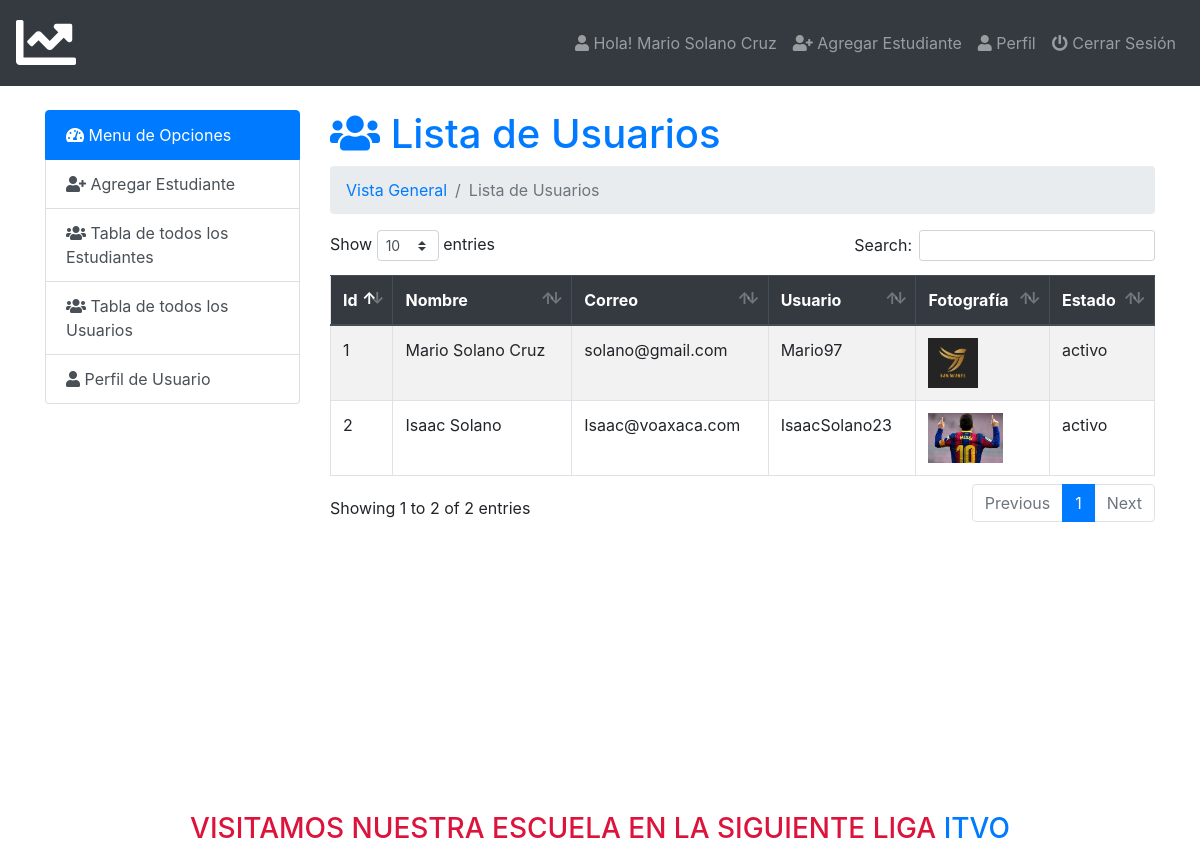
The app's page /admin/index.php?page=all-users (signed in) with its own data.
### tables this page shows
CREATE TABLE `users` (
  `id` int(5) NOT NULL,
  `name` varchar(50) NOT NULL,
  `email` varchar(50) NOT NULL,
  `username` varchar(50) NOT NULL,
  `password` varchar(100) NOT NULL,
  `photo` varchar(50) NOT NULL,
  `status` varchar(12) NOT NULL,
  `datetime` timestamp NOT NULL DEFAULT current_timestamp()
);

### admin/all-users.php (the view, shortened to what this page needs)
<h1 class="text-primary"><i class="fas fa-users"></i>  Lista de Usuarios <small class="text-warning"> </small></h1>
<nav aria-label="breadcrumb">
  <ol class="breadcrumb">
     <li class="breadcrumb-item" aria-current="page"><a href="index.php">Vista General </a></li>
     <li class="breadcrumb-item active" aria-current="page">Lista de Usuarios</li>
  </ol>
</nav>
<table class="table  table-striped table-hover table-bordered" id="data">
  <thead class="thead-dark">
    <tr>
      <th scope="col">Id</th>
      <th scope="col">Nombre</th>
      <th scope="col">Correo</th>
      <th scope="col">Usuario</th>
      <th scope="col">Fotografía</th>
      <th scope="col">Estado</th>
    </tr>
  </thead>
  <tbody>
    <?php
      $query=mysqli_query($db_con,'SELECT * FROM `users`');
      $i=1;
      while ($result = mysqli_fetch_array($query)) { ?>
      <tr>
        <?php
        echo '<td>'.$i.'</td>
          <td>'.ucwords($result['name']).'</td>
          <td>'.$result['email'].'</td>
          <td>'.ucwords($result['username']).'</td>
          <td><img src="images/'.$result['photo'].'" height="50px"></td>
          <td>'.$result['status'].'</td>';?>
      </tr>
     <?php $i++;} ?>
  </tbody>
</table>

### admin/index.php (shortened to what this page needs)
<?php require_once 'db_con.php';
?>
<!doctype html>
<html lang="es">
  <head>
    <link rel="stylesheet" href="../css/bootstrap.min.css">
    <link rel="stylesheet" href="../css/dataTables.bootstrap4.min.css">
    <link rel="stylesheet" href="../css/fontawesome.min.css">
    <link rel="stylesheet" href="../css/solid.min.css">
    <link rel="stylesheet" href="https://cdnjs.cloudflare.com/ajax/libs/animate.css/4.0.0/animate.min.css"/>
    <link rel="stylesheet" type="text/css" href="../css/style.css">
    <link rel="stylesheet" href="../css/estilo.css">
  </head>
  <body>
<nav class="navbar navbar-expand-lg navbar-dark bg-dark">
  <a class="navbar-brand" href="index.php"><i class="fas fa-chart-line fa-3x"></i></a>
  <div class="navbar-collapse collapse justify-content-end" id="navbarSupportedContent">
    <?php $showuser = $_SESSION['user_login']; $haha = mysqli_query($db_con,"SELECT * FROM `users` WHERE `username`='$showuser';"); $showrow=mysqli_fetch_array($haha); ?>
    <ul class="nav navbar-nav ">
      <li class="nav-item"><a class="nav-link" href="index.php?page=user-profile"><i class="fa fa-user"></i> Hola! <?php echo $showrow['name']; ?></a></li>
      <li class="nav-item"><a class="nav-link" href="index.php?page=add-student"><i class="fa fa-user-plus"></i> Agregar Estudiante</a></li>
      <li class="nav-item"><a class="nav-link" href="index.php?page=user-profile"><i class="fa fa-user"></i> Perfil</a></li>
      <li class="nav-item"><a class="nav-link" href="logout.php"><i class="fa fa-power-off"></i> Cerrar Sesión</a></li>
    </ul>
  </div>
</nav>
<br>
    <div class="container">
        <div class="row">
          <div class="col-md-3">
            <div class="list-group">
              <a href="index.php?page=dashboard" class="list-group-item list-group-item-action active">
               <i class="fas fa-tachometer-alt"></i> Menu de Opciones
              </a>
              <a href="index.php?page=add-student" class="list-group-item list-group-item-action"><i class="fa fa-user-plus"></i> Agregar Estudiante</a>
              <a href="index.php?page=all-student" class="list-group-item list-group-item-action"><i class="fa fa-users"></i> Tabla de todos los Estudiantes</a>
              <a href="index.php?page=all-users" class="list-group-item list-group-item-action"><i class="fa fa-users"></i> Tabla de todos los Usuarios</a>
              <a href="index.php?page=user-profile" class="list-group-item list-group-item-action"><i class="fa fa-user"></i> Perfil de Usuario</a>
            </div>
          </div>
          <div class="col-md-9">
             <div class="content">
                 <?php
                   if (isset($_GET['page'])) {
                    $page = $_GET['page'].'.php';
                    }else{
                      $page = 'dashboard.php';
                    }
                    if (file_exists($page)) {
                      require_once $page;
                    }else{
                      require_once '404.php';
                    }
                  ?>
             </div>
        </div>
        </div>
    </div>
      <br><br><br><br><br><br><br><br><br><br><br><br>
      <center><h3>VISITAMOS NUESTRA ESCUELA EN LA SIGUIENTE LIGA  <a href="https://www.voaxaca.tecnm.mx/">ITVO</a></h3></center>
  </body>
</html>

### css/estilo.css (style rules this page uses)
h1 { color: rgb(163, 9, 9); }
h3 { color: crimson; }

### records on screen
users: name "Mario Solano Cruz", email "solano@gmail.com", username "Mario97", photo (picture), status "activo"
users: name "Isaac Solano", email "Isaac@voaxaca.com", username "IsaacSolano23", photo (picture), status "activo"
